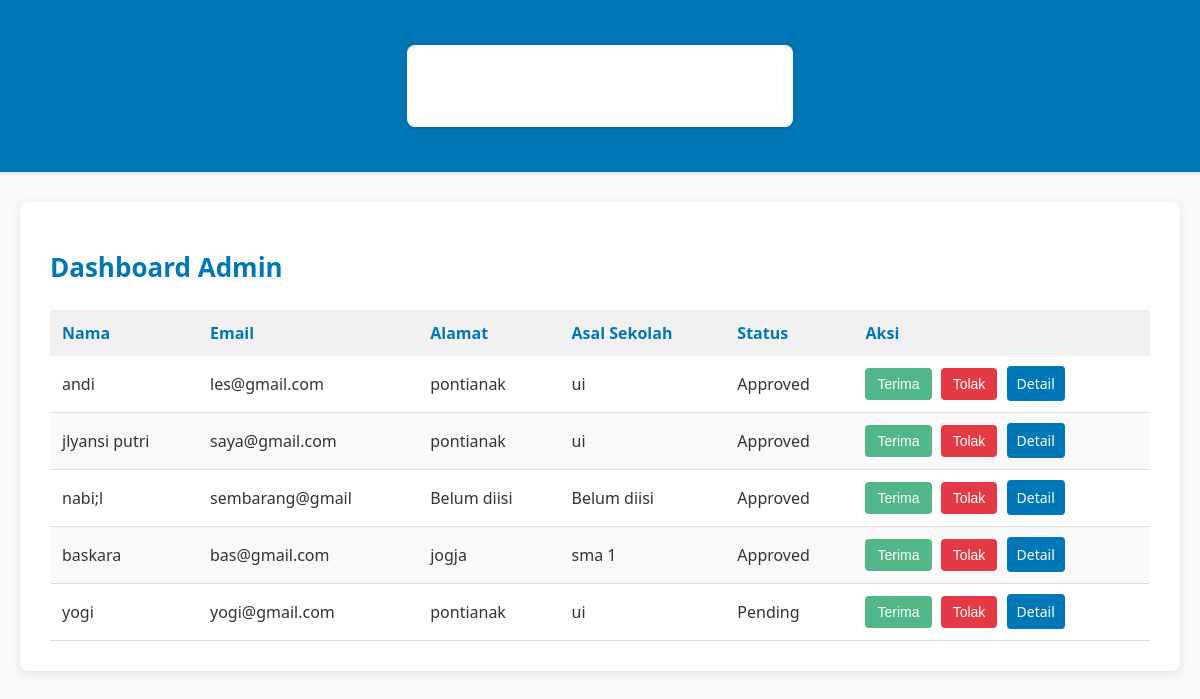
Page /dashboard_admin (signed in) on the earlier database version.
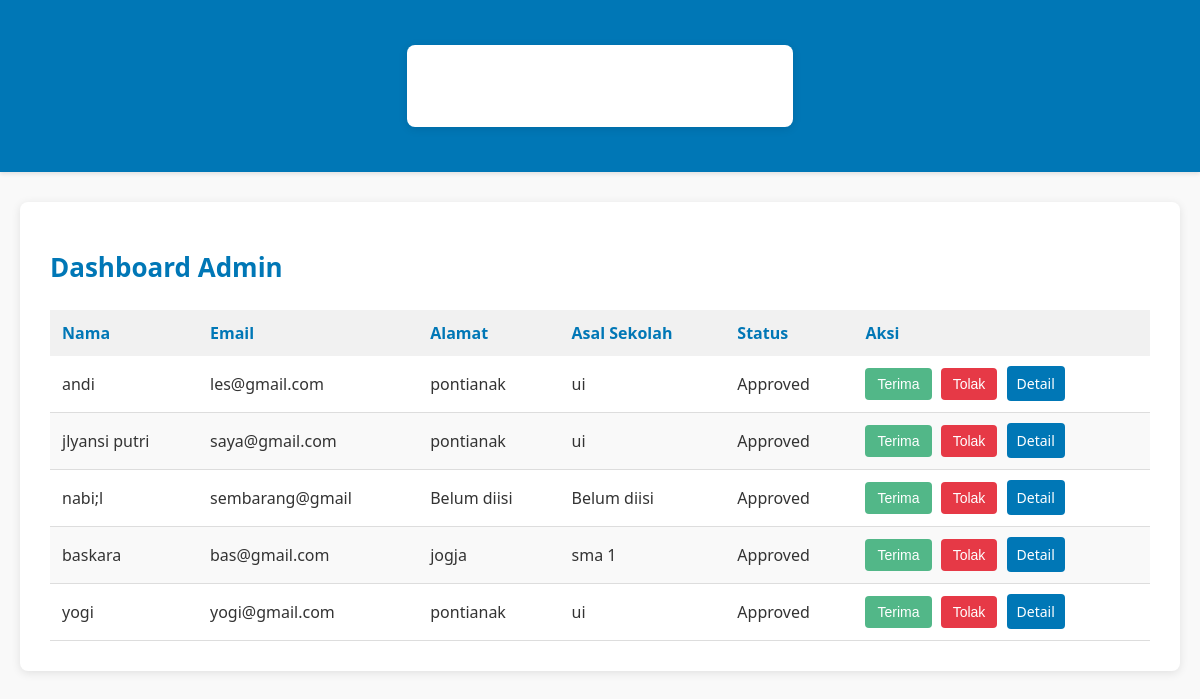
Same page on the later database version.
### models.py (models this page shows)
class User(db.Model):
    id = db.Column(db.Integer, primary_key=True)
    name = db.Column(db.String(100), nullable=False)
    email = db.Column(db.String(100), unique=True, nullable=False)
    password = db.Column(db.String(100), nullable=False)
    status = db.Column(db.String(20), default='Pending')  # Pending, Approved, Rejected
    school = db.Column(db.String(100), nullable=True)  # Asal sekolah
    address = db.Column(db.String(200), nullable=True)  # Alamat
    birth_date = db.Column(db.Date, nullable=True)  # Tanggal lahir
    phone = db.Column(db.String(15), nullable=True)  # Nomor telepon
    gender = db.Column(db.String(20), nullable=True)  # Jenis kelamin
    hobby = db.Column(db.String(200), nullable=True)  # Hobi
    parent_name = db.Column(db.String(100), nullable=True)  # Nama orang tua/wali
    parent_job = db.Column(db.String(100), nullable=True)  # Pekerjaan orang tua/wali
    created_at = db.Column(db.DateTime, default=datetime.utcnow)  # Waktu pendaftaran

### app.py (the view, shortened to what this page needs)
@app.route('/dashboard_admin', methods=['GET', 'POST'])
def dashboard_admin():
    if 'admin_id' not in session:
        flash('Anda harus login sebagai admin untuk mengakses halaman ini.')
        return redirect(url_for('login'))
    users = User.query.all()
    return render_template('dashboard_admin.html', users=users)

### templates/dashboard_admin.html (shortened to what this page needs)
<!DOCTYPE html>
<html>
<head>
    <link rel="stylesheet" type="text/css" href="{{ url_for('static', filename='css/admin.css') }}">
</head>
<body>
    <nav class="navbar">
        <div class="container">
            <div class="navbar-links">
                <a href="/" class="navbar-brand">Homepage</a>
                <a href="/dashboard_admin">Dashboard Admin</a>
                <a href="/logout">Logout</a>
            </div>
        </div>
    </nav>
    <div class="container">
        <h1>Dashboard Admin</h1>
        <table>
            <thead>
                <tr>
                    <th>Nama</th>
                    <th>Email</th>
                    <th>Alamat</th>
                    <th>Asal Sekolah</th>
                    <th>Status</th>
                    <th>Aksi</th>
                </tr>
            </thead>
            <tbody>
                {% for user in users %}
                <tr>
                    <td>{{ user.name }}</td>
                    <td>{{ user.email }}</td>
                    <td>{{ user.address or 'Belum diisi' }}</td>
                    <td>{{ user.school or 'Belum diisi' }}</td>
                    <td>{{ user.status }}</td>
                    <td>
                        <form method="POST" style="display: inline;">
                            <button type="submit" name="action" value="approve">Terima</button>
                            <button type="submit" name="action" value="reject">Tolak</button>
                        </form>
                        <a href="{{ url_for('user_detail', user_id=user.id) }}" class="btn-detail">Detail</a>
                    </td>
                </tr>
                {% endfor %}
            </tbody>
        </table>
    </div>
</body>
</html>

Differences in the rows shown:
changed User "yogi": status "Pending" → "Approved"
